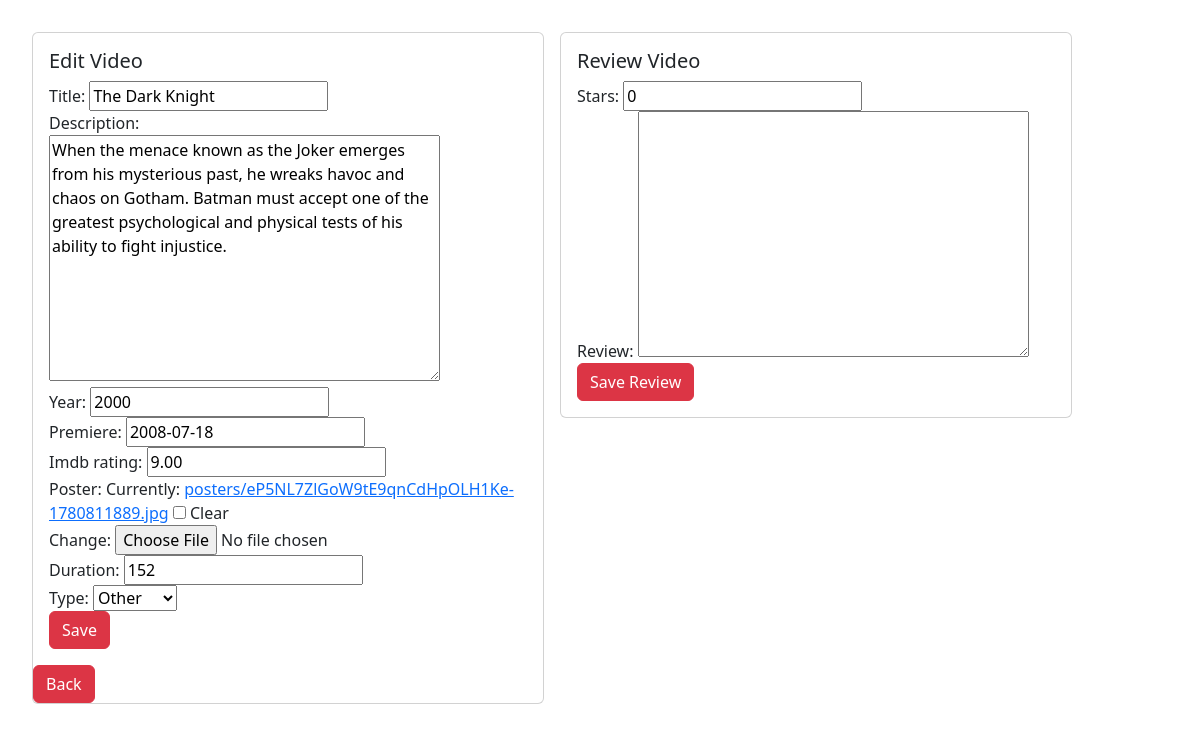
/videos/edit_video/2/ (signed in), run on the app's committed database.
### webvideos/models.py (models this page shows, shortened)
class Video(models.Model):
    title = models.CharField(max_length=64 , blank=False ,unique=True)
    description = models.TextField(default='')
    year = models.PositiveSmallIntegerField(blank=False, default=2000)
    premiere = models.DateField(blank=True, null=True)
    imdb_rating = models.DecimalField(max_digits=4, decimal_places=2,
                                      null=True, blank=True)
    poster = models.ImageField(upload_to="posters", blank=True,  null=True)
    added = models.OneToOneField(AddedInfo, on_delete=models.CASCADE, null=True, blank=True)

class AddedInfo(models.Model):
    TYPES = {
        (0, 'Other'),
        (1, 'Horror'),
        (2, 'Comedy'),
        (3, 'Sci-Fi'),
        (4, 'Drama'),
    }
    duration = models.PositiveSmallIntegerField(default=0)
    type = models.PositiveSmallIntegerField(default=0,  choices=TYPES)

### webvideos/views.py (the view)
# urls.py: path('edit_video/<int:video_id>/', edit_video, name='edit_video'),
@login_required
def edit_video(request, video_id):
    is_new = False
    video = get_object_or_404(Video, pk=video_id)
    reviews = Review.objects.filter(video=video)
    actors = video.actors.all()
    try:
        added = AddedInfo.objects.get(video=video_id)
    except AddedInfo.DoesNotExist:
        added = None
    form_video = VideoForm(request.POST or None, request.FILES or None , instance=video)
    form_added_info = AddedInfoForm(request.POST or None, instance=added)
    form_review = ReviewForm(request.POST or None)
    if request.method == 'POST':
        if 'stars' in request.POST:
            review = form_review.save(commit=False)
            review.video = video
            review.save()
    if all((form_video.is_valid(), form_added_info.is_valid())):
        video = form_video.save(commit=False)
        added_info = form_added_info.save()
        video.added = added_info
        video.save()
        return redirect(all_videos)
    return render(request, 'video_form.html', {'form_video': form_video,
                                               'form_added_info':form_added_info,'reviews':reviews,
                                               'form_review':form_review,'actors':actors,'is_new':is_new})

### webvideos/forms.py
class VideoForm(ModelForm):
    class Meta:
        model = Video
        fields = ['title', 'description', 'year','premiere', 'imdb_rating', 'poster']

class AddedInfoForm(ModelForm):
    class Meta:
        model = AddedInfo
        fields = ['duration', 'type']

### templates/video_form.html (shortened to what this page needs)
{% extends 'main.html' %}
{% load bootstrap %}
{% block page %}
     <div class="card" style="width: 32rem; float: left; margin-right: 1rem;">
        <div class="card-body">
            {% if is_new %}
                    <h5 class="card-title">New Video</h5>
                  {% else  %}
                    <h5 class="card-title">Edit Video</h5>
                  {% endif %}
              <form method="POST" enctype="multipart/form-data">
                  {{ form_video|bootstrap }}
                  {{ form_added_info|bootstrap }}
                  {% if is_new %}
                    <button type="submit" class="btn btn-danger">Save new video</button>
                  {% else  %}
                    <button type="submit" class="btn btn-danger">Save</button>
                  {% endif %}
              </form>
        </div>
     <a href="{% url 'all_videos'  %}"><button class="btn btn-danger">Back</button></a>
    </div>
    {% if not is_new %}
         <div class="card" style="width: 32rem; float: left; margin-right: 1em;">
            <div class="card-body">
                <h5 class="card-title">Review Video</h5>
                <form method="POST" enctype="multipart/form-data">
                  {{ form_review|bootstrap }}
                    <button type="submit" class="btn btn-danger">Save Review</button>
                </form>
            </div>
        </div>
    {% endif %}
{% endblock %}

### templates/main.html (shortened to what this page needs)
{% load static %}
<!doctype html>
<html lang="en">
<head>
    <link href="https://cdn.jsdelivr.net/npm/bootstrap@5.3.3/dist/css/bootstrap.min.css" rel="stylesheet">
    <link rel="stylesheet" href="{% static 'new.css' %}">
</head>
<body>
    {% block page %} {% endblock %}
</body>
</html>

### webvideos/static/new.css (style rules this page uses)
body { padding: 2rem; }

### data on the page
Video: title "The Dark Knight", description "When the menace known as the Joker emerges from his mysterious past, he wreaks havoc and chaos on Gotham. Batman must accept one of the greatest psychological and physical tests of his ability to fight injustice.", year "2000", premiere "2008-07-18", imdb_rating "9.00"
AddedInfo: duration "152", type "Other"
